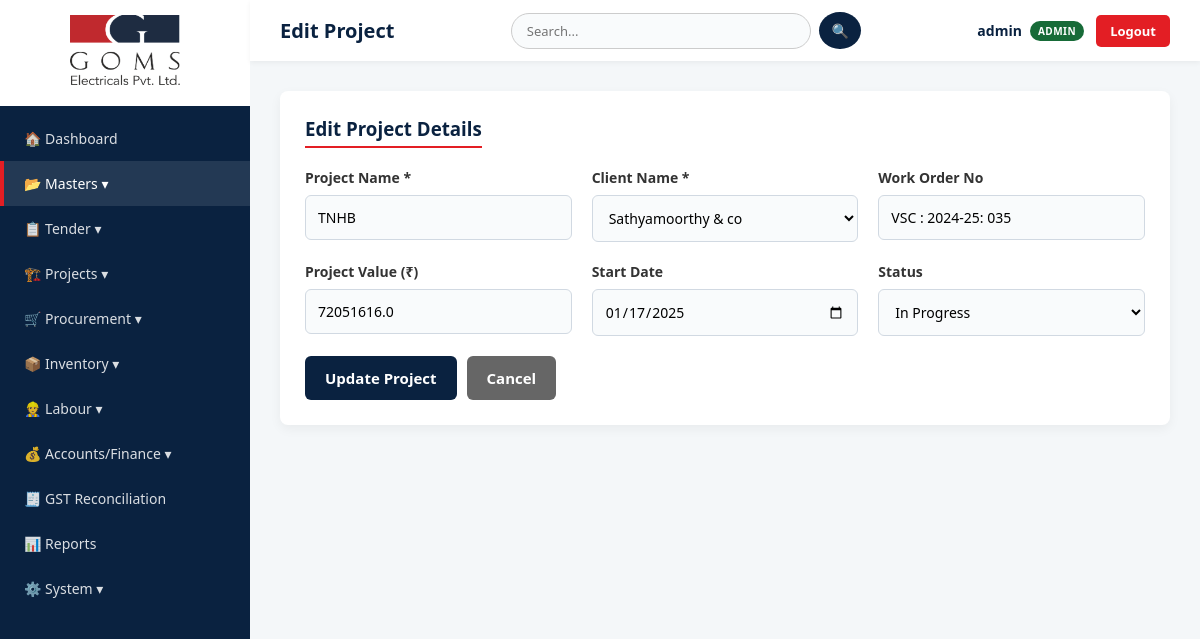
The app's page /projects/edit/1 (signed in) with its own data.
### tables this page shows
CREATE TABLE projects (id INTEGER PRIMARY KEY AUTOINCREMENT, project_name TEXT NOT NULL, client_name TEXT NOT NULL, work_order TEXT, project_value REAL DEFAULT 0, start_date TEXT, status TEXT DEFAULT 'Planning');

CREATE TABLE parties (id INTEGER PRIMARY KEY AUTOINCREMENT, party_name TEXT NOT NULL, party_type TEXT NOT NULL, contact_number TEXT, email TEXT, gstin TEXT, address TEXT, opening_balance REAL DEFAULT 0);

### app.py (the view, shortened to what this page needs)
@app.route("/projects/edit/<int:id>", methods=["GET", "POST"])
def edit_project(id):
    if not session.get("username"): return redirect(url_for("login"))
    conn = get_db()
    p = conn.execute("SELECT * FROM projects WHERE id=?", (id,)).fetchone()
    d = conn.execute("SELECT party_name FROM parties WHERE party_type='Debtor' ORDER BY party_name").fetchall()
    conn.close(); return render_template("edit_project.html", project=p, debtors=d)

### app.py (called while the page is built, shortened)
@app.after_request
def add_header(response):
    response.headers["Cache-Control"] = "no-cache, no-store, must-revalidate, public, max-age=0"
    response.headers["Pragma"] = "no-cache"
    response.headers["Expires"] = "0"
    return response

def get_db():
    conn = sqlite3.connect(DATABASE, timeout=20)
    conn.row_factory = sqlite3.Row
    return conn

@app.before_request
def restrict_site_supervisor():
    if not session.get("username"): return

### templates/edit_project.html (shortened to what this page needs)
{% extends "base.html" %}
{% block page_title %}Edit Project{% endblock %}
{% block content %}
<div class="card">
    <h3>Edit Project Details</h3>
    <form method="POST">
        <div class="grid-3">
            <div>
                <label>Project Name *</label>
                <input type="text" name="project_name" value="{{ project['project_name'] }}" required>
            </div>
            <div>
                <label>Client Name *</label>
                <select name="client_name" required>
                    {% for c in debtors %}
                        <option value="{{ c['party_name'] }}" {% if c['party_name'] == project['client_name'] %}selected{% endif %}>{{ c['party_name'] }}</option>
                    {% endfor %}
                </select>
            </div>
            <div>
                <label>Work Order No</label>
                <input type="text" name="work_order" value="{{ project['work_order'] or '' }}">
            </div>
            <div>
                <label>Project Value (₹)</label>
                <input type="number" name="project_value" step="0.01" value="{{ project['project_value'] or 0 }}">
            </div>
            <div>
                <label>Start Date</label>
                <input type="date" name="start_date" value="{{ project['start_date'] or '' }}">
            </div>
            <div>
                <label>Status</label>
                <select name="status">
                    <option value="In Progress" {% if project['status'] == 'In Progress' %}selected{% endif %}>In Progress</option>
                </select>
            </div>
        </div>
        <div style="margin-top: 20px; display: flex; gap: 10px;">
            <button type="submit" class="btn">Update Project</button>
            <a href="{{ url_for('projects') }}" class="btn" style="background: #666;">Cancel</a>
        </div>
    </form>
</div>
{% endblock %}

### templates/base.html (style rules this page uses)
:root { --primary-blue: #0a2240; --accent-red: #e31e24; --bg-light: #f4f7f9; --text-dark: #333; --text-light: #666; --white: #ffffff; --border: #d1d9e2; }
* { box-sizing: border-box; margin: 0; padding: 0; font-family: 'Segoe UI', Tahoma, Geneva, Verdana, sans-serif; }
body { background-color: var(--bg-light); color: var(--text-dark); display: flex; min-height: 100vh; }
.card { background: var(--white); border-radius: 8px; padding: 25px; box-shadow: 0 4px 12px rgba(0,0,0,0.05); margin-bottom: 25px; }
.card h3 { margin-bottom: 20px; color: var(--primary-blue); border-bottom: 2px solid var(--accent-red); display: inline-block; padding-bottom: 5px; }
.grid-3 { display: grid; grid-template-columns: 1fr 1fr 1fr; gap: 20px; }
label { display: block; margin-bottom: 8px; font-weight: 600; font-size: 14px; color: var(--text-dark); }
input, select, textarea { width: 100%; padding: 12px; border: 1px solid var(--border); border-radius: 6px; font-size: 14px; background: #f9fbfc; transition: 0.3s; }
.btn { background: var(--primary-blue); color: var(--white); border: none; padding: 12px 20px; border-radius: 6px; cursor: pointer; font-size: 15px; font-weight: bold; transition: 0.3s; display: inline-block; text-decoration: none; }

### records on screen
projects: project_name "TNHB", client_name "Sathyamoorthy & co", work_order "VSC : 2024-25: 035", project_value "72051616.0", start_date "01/17/2025", status "In Progress"

### other values on screen
{{ session['username'] }} "admin"
{{ user_role }} "ADMIN"
